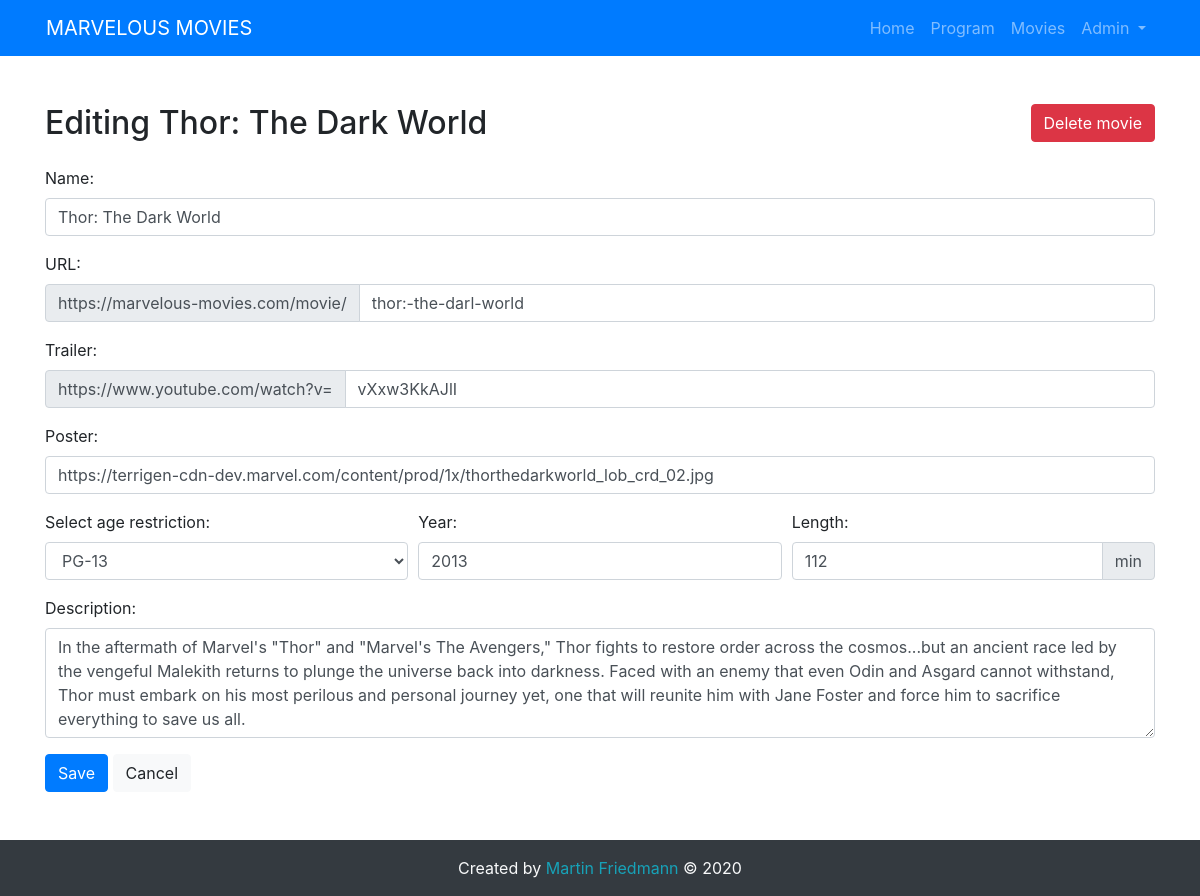
The app's page /movie-edit.php?movie_id=8 (signed in) with its own data.
### tables this page shows
CREATE TABLE `users` (
  `user_id` int(11) NOT NULL,
  `facebook_id` varchar(50) NOT NULL DEFAULT '',
  `name` varchar(100) NOT NULL,
  `email` varchar(255) NOT NULL,
  `password` varchar(255) NOT NULL DEFAULT '',
  `admin` tinyint(1) NOT NULL DEFAULT 0
);

CREATE TABLE `movies` (
  `movie_id` int(11) NOT NULL,
  `url` varchar(255) NOT NULL,
  `name` varchar(255) NOT NULL,
  `age_restriction` varchar(5) NOT NULL DEFAULT 'G',
  `year` int(11) NOT NULL,
  `description` text NOT NULL,
  `length` int(11) NOT NULL,
  `trailer` varchar(255) NOT NULL,
  `poster` varchar(255) NOT NULL
);

### include/auth.php (called while the page is built, shortened)
<?php
    require_once './include/db.php';
    if (!empty($_SESSION['user_id'])){
        $userQuery=$db->prepare('SELECT * FROM users WHERE user_id=:user_id LIMIT 1;');
        $userQuery->execute([
            ':user_id'=>$_SESSION['user_id']
        ]);
        $authenticatedUser = $userQuery->fetch(PDO::FETCH_ASSOC);
    }

### movie-edit.php (the view, shortened to what this page needs)
<?php
    require_once './include/auth.php';
    if(!empty($_GET['movie_id'])){
        $movieQuery=$db->prepare('SELECT * FROM movies WHERE movie_id=:movie_id LIMIT 1;');
        $movieQuery->execute([
            ':movie_id'=>$_GET['movie_id']
        ]);
        $movie = $movieQuery->fetch(PDO::FETCH_ASSOC);
    }
    $errors = [];
    if(!empty($_GET['movie_id'])){
        $pageTitle = 'Editing '.htmlspecialchars($movie['name']);
    } else {
        $pageTitle = 'New movie';
    }
    include './include/header.php';
?>
<main class="d-flex align-items-center">
<div class="container-sm py-5">
    <?php if(!empty($_GET['movie_id'])): ?>
    <form method="post" class="d-inline">
        <input type="submit" class="btn btn-danger float-right" value="Delete movie">
    </form>
    <?php endif ?>
    <h2 class="pb-3"><?= $pageTitle ?></h2>
    <form method="post">
            <div class="form-group">
                <label for="name">Name:</label>
                <input type="text"
                    name="name"
                    id="name"
                    placeholder="Enter name of the movie"
                    required
                    class="form-control <?php echo (!empty($errors['name'])?'is-invalid':''); ?>"
                    value="<?php echo htmlspecialchars(@$movie['name']);?>" />
            </div>
            <div class="form-group">
                <label for="url">URL:</label>
                <div class="input-group">
                    <div class="input-group-prepend">
                        <span class="input-group-text" id="url">https://marvelous-movies.com/movie/</span>
                    </div>
                    <input type="text"
                           name="url"
                           id="url"
                           placeholder="Enter uniqie URL for the movie"
                           aria-describedby="url"
                           required
                           class="form-control <?php echo (!empty($errors['url'])?'is-invalid':''); ?>"
                           value="<?php echo htmlspecialchars(@$movie['url']);?>" />
                </div>
            </div>
            <div class="form-group">
                <label for="url">Trailer:</label>
                <div class="input-group">
                    <div class="input-group-prepend">
                        <span class="input-group-text" id="url">https://www.youtube.com/watch?v=</span>
                    </div>
                    <input type="text"
                           name="trailer"
                           id="trailer"
                           placeholder="Enter YouTube video ID for the movie trailer"
                           aria-describedby="trailer"
                           required
                           class="form-control <?php echo (!empty($errors['trailer'])?'is-invalid':''); ?>"
                           value="<?php echo htmlspecialchars(@$movie['trailer']);?>" />
                </div>
            </div>
            <div class="form-group">
                <label for="name">Poster:</label>
                <input type="text"
                    name="poster"
                    id="poster"
                    placeholder="Enter URL of the movie poster"
                    required
                    class="form-control <?php echo (!empty($errors['poster'])?'is-invalid':''); ?>"
                    value="<?php echo htmlspecialchars(@$movie['poster']);?>" />
            </div>
            <div class="form-row">
                <div class="form-group col-sm">
                    <label for="age-restriction">Select age restriction:</label>
                    <select name="age-restriction"
                            id="age-restriction"
                            required
                            class="form-control <?php echo (!empty($errors['age-restriction'])?'is-invalid':''); ?>">
                        <option <?php echo (@$movie['age_restriction']=="PG-13")?'selected':'' ?> value="PG-13">PG-13</option>
                    </select>
                </div>
                <div class="form-group col-sm">
                    <label for="year">Year:</label>
                    <input type="number"
                           name="year"
                           id="year"
                           placeholder="Enter year when was movie released"
                           min="1970"
                           max="2020"
                           required
                           class="form-control <?php echo (!empty($errors['year'])?'is-invalid':''); ?>"
                           value="<?php echo htmlspecialchars(@$movie['year']);?>" />
                </div>
                <div class="form-group col-sm">
                    <label for="length">Length:</label>
                    <div class="input-group">
                        <input type="number"
                               name="length"
                               id="length"
                               placeholder="Enter length of the movie"
                               aria-describedby="length"
                               min="1"
                               required
                               class="form-control <?php echo (!empty($errors['length'])?'is-invalid':''); ?>"
                               value="<?php echo htmlspecialchars(@$movie['length']);?>" />
                        <div class="input-group-append">
                            <span class="input-group-text" id="length">min</span>
                        </div>
                    </div>
                </div>
            </div>
            <div class="form-group">
                <label for="description">Description:</label>
                <textarea name="description"
                          id="description"
                          placeholder="Type movie description"
                          rows="4"
                          required
                          class="form-control <?php echo (!empty($errors['description'])?'is-invalid':''); ?>"
                          ><?php echo htmlspecialchars(@$movie['description']);?></textarea>
            </div>
            <button type="submit" class="btn btn-primary">Save</button>
            <a href="./movies"    class="btn btn-light">Cancel</a>
        </form>
    </div>
</main>
<?php include './include/footer.php'; ?>

### include/header.php (shortened to what this page needs)
<!DOCTYPE html>
<html lang="en">
<head>
    <link rel="stylesheet" href="./css/style.css">
    <link rel="stylesheet" href="https://stackpath.bootstrapcdn.com/font-awesome/4.7.0/css/font-awesome.min.css">
    <link rel="stylesheet" href="https://maxcdn.bootstrapcdn.com/bootstrap/4.4.1/css/bootstrap.min.css">
</head>
<body>
<header class="bg-primary">
    <nav class="navbar navbar-expand-sm navbar-dark container-sm">
        <a class="navbar-brand" href="./">MARVELOUS MOVIES</a>
        <div class="collapse navbar-collapse" id="navbarSupportedContent">
            <ul class="navbar-nav ml-auto">
                <li class="nav-item <?php echo ($pageTitle != 'Home') ?: 'active' ?>">
                    <a class="nav-link" href="./">Home</a>
                </li>
                <li class="nav-item <?php echo ($pageTitle != 'Program') ?: 'active' ?>">
                    <a class="nav-link" href="./program">Program</a>
                </li>
                <li class="nav-item <?php echo ($pageTitle != 'Movies') ?: 'active' ?>">
                    <a class="nav-link" href="./movies">Movies</a>
                </li>
                <?php if(empty($authenticatedUser)): ?>
                <li class="nav-item">
                    <a class="nav-link <?php echo ($pageTitle != 'Sign In') ?: 'active' ?>" href="./sign-in">Sign in</a>
                </li>
                <?php else: ?>
                <li class="nav-item dropdown">
                    <a class="nav-link dropdown-toggle"
                       href="#"
                       id="navbarDropdown"
                       role="button"
                       data-toggle="dropdown"
                       aria-haspopup="true"
                       aria-expanded="false">
                        <?= htmlspecialchars($authenticatedUser['name']) ?>
                    </a>
                </li>
                <?php endif ?>
            </ul>
        </div>
    </nav>
</header>

### records on screen
users: name "Admin"
movies: name "Editing Thor: The Dark World", name "Thor: The Dark World", url "thor:-the-darl-world", trailer "vXxw3KkAJlI", poster "https://terrigen-cdn-dev.marvel.com/content/prod/1x/thorthedarkworld_lob_crd_02.jpg", age-restriction "PG-13", year "2013", length "112", description "In the aftermath of Marvel's \"Thor\" and \"Marvel's The Avengers,\" Thor fights to restore order across the cosmos...but an ancient race led by the vengeful Malekith returns to plunge the universe back into darkness. Faced with an enemy that even Odin and Asgard cannot withstand, Thor must embark on his most perilous and personal journey yet, one that will reunite him with Jane Foster and force him to sacrifice everything to save us all."
